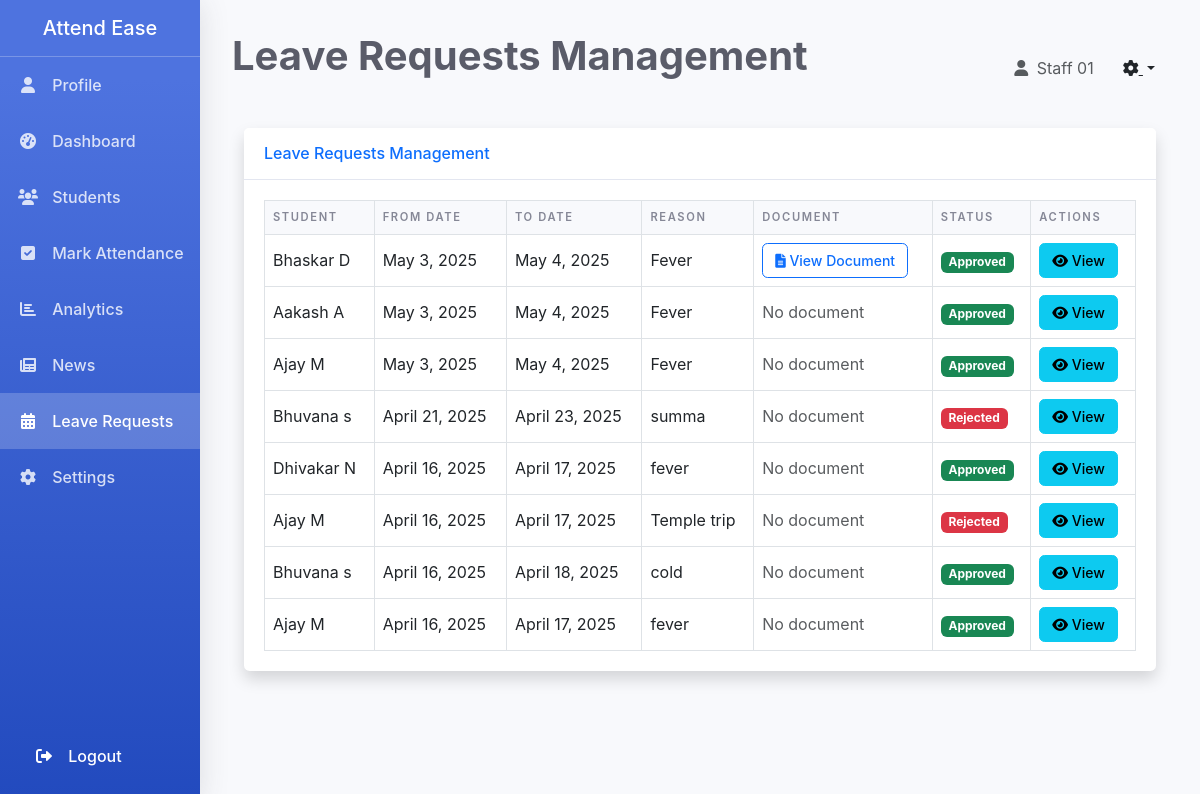
The page /admin-panel/admin-panel/leave-requests/ (signed in) on the database its author committed.
### attendance_core/models.py (models this page shows, shortened)
class LeaveRequest(models.Model):
    STATUS_CHOICES = [
        ('PENDING', 'Pending'),
        ('APPROVED', 'Approved'),
        ('REJECTED', 'Rejected'),
    ]
    student = models.ForeignKey(StudentProfile, on_delete=models.CASCADE)
    from_date = models.DateField()
    to_date = models.DateField()
    reason = models.TextField()
    document = models.FileField(upload_to='leave_documents/', null=True, blank=True)
    status = models.CharField(max_length=10, choices=STATUS_CHOICES, default='PENDING')
    created_at = models.DateTimeField(auto_now_add=True)
    updated_at = models.DateTimeField(auto_now=True)

class StudentProfile(models.Model):
    user = models.OneToOneField(User, on_delete=models.CASCADE, related_name='student_profile')
    student_id = models.CharField(max_length=20, unique=True)
    roll_number = models.CharField(max_length=20, unique=True, null=True, blank=True)
    class_section = models.CharField(max_length=50)
    profile_picture = models.ImageField(upload_to='profile_pictures/', null=True, blank=True)
    phone = models.CharField(max_length=15, null=True, blank=True)
    address = models.TextField(null=True, blank=True)
    emergency_contact = models.CharField(max_length=100, null=True, blank=True)
    parent_phone = models.CharField(max_length=15, null=True, blank=True, verbose_name="Parent's Phone Number")
    email_notifications = models.BooleanField(default=True)
    sms_notifications = models.BooleanField(default=False)
    leave_request_notifications = models.BooleanField(default=True)
    news_notifications = models.BooleanField(default=True)
    show_profile = models.BooleanField(default=True)
    show_attendance = models.BooleanField(default=False)
    show_contact = models.BooleanField(default=False)
    created_at = models.DateTimeField(default=timezone.now)
    updated_at = models.DateTimeField(auto_now=True)

### attendance_core/views.py (the view, shortened to what this page needs)
# urls.py: path('admin-panel/leave-requests/', views.manage_leave_requests, name='manage_leave_requests'),
@login_required
@user_passes_test(is_admin)
def manage_leave_requests(request):
    leave_requests = LeaveRequest.objects.all().order_by('-created_at')
    return render(request, 'attendance_core/admin/manage_leave_requests.html', {
        'leave_requests': leave_requests
    })

### attendance_core/views.py (called while the page is built)
def is_admin(user):
    return user.is_authenticated and user.is_staff

### attendance_core/templates/attendance_core/admin/manage_leave_requests.html (shortened to what this page needs)
{% extends 'attendance_core/base.html' %}
{% load static %}
{% block page_title %}Leave Requests Management{% endblock %}
{% block content %}
<div class="container-fluid">
    <div class="row">
        <div class="col-12">
            <div class="card shadow mb-4">
                <div class="card-header py-3 d-flex justify-content-between align-items-center">
                    <h6 class="m-0 font-weight-bold text-primary">Leave Requests Management</h6>
                </div>
                <div class="card-body">
                    <div class="table-responsive">
                        <table class="table table-bordered" id="leaveRequestsTable" width="100%" cellspacing="0">
                            <thead>
                                <tr>
                                    <th>Student</th>
                                    <th>From Date</th>
                                    <th>To Date</th>
                                    <th>Reason</th>
                                    <th>Document</th>
                                    <th>Status</th>
                                    <th>Actions</th>
                                </tr>
                            </thead>
                            <tbody>
                                {% for request in leave_requests %}
                                <tr>
                                    <td>{{ request.student.user.get_full_name }}</td>
                                    <td>{{ request.from_date|date:"F j, Y" }}</td>
                                    <td>{{ request.to_date|date:"F j, Y" }}</td>
                                    <td>{{ request.reason|truncatewords:10 }}</td>
                                    <td>
                                        {% if request.document %}
                                            <a href="{{ request.document.url }}" class="btn btn-sm btn-outline-primary" target="_blank">
                                                <i class="fas fa-file-alt"></i> View Document
                                            </a>
                                        {% else %}
                                            <span class="text-muted">No document</span>
                                        {% endif %}
                                    </td>
                                    <td>
                                        {% if request.status == 'PENDING' %}
                                            <span class="badge bg-warning">Pending</span>
                                        {% elif request.status == 'APPROVED' %}
                                            <span class="badge bg-success">Approved</span>
                                        {% else %}
                                            <span class="badge bg-danger">Rejected</span>
                                        {% endif %}
                                    </td>
                                    <td>
                                        <button type="button" class="btn btn-sm btn-info" data-bs-toggle="modal" data-bs-target="#requestModal{{ request.id }}">
                                            <i class="fas fa-eye"></i> View
                                        </button>
                                    </td>
                                </tr>
                                {% empty %}
                                <tr>
                                    <td colspan="6" class="text-center">No leave requests found</td>
                                </tr>
                                {% endfor %}
                            </tbody>
                        </table>
                    </div>
                </div>
            </div>
        </div>
    </div>
</div>
{% endblock %}

### attendance_core/templates/attendance_core/base.html (shortened to what this page needs)
<!DOCTYPE html>
<html lang="en">
<head>
    <link href="https://cdn.jsdelivr.net/npm/bootstrap@5.3.0/dist/css/bootstrap.min.css" rel="stylesheet">
    <link href="https://cdnjs.cloudflare.com/ajax/libs/font-awesome/6.0.0/css/all.min.css" rel="stylesheet">
</head>
<body>
    <div class="container-fluid">
        <div class="row">
            <div class="col-md-3 col-lg-2 sidebar">
                <div class="d-flex flex-column h-100">
                    <div class="p-3 text-center">
                        <h5 class="text-white mb-0">Attend Ease</h5>
                    </div>
                    <hr class="border-light my-0">
                    {% if user.is_staff %}
                        <div class="d-flex flex-column">
                            <a href="{% url 'admin_profile' %}" class="nav-link {% if request.resolver_match.url_name == 'admin_profile' %}active{% endif %}">
                                <i class="fas fa-user"></i> Profile
                            </a>
                            <a href="{% url 'admin_dashboard' %}" class="nav-link {% if request.resolver_match.url_name == 'admin_dashboard' %}active{% endif %}">
                                <i class="fas fa-tachometer-alt"></i> Dashboard
                            </a>
                            <a href="{% url 'student_management' %}" class="nav-link {% if request.resolver_match.url_name == 'student_management' %}active{% endif %}">
                                <i class="fas fa-users"></i> Students
                            </a>
                            <a href="{% url 'mark_attendance' %}" class="nav-link {% if request.resolver_match.url_name == 'mark_attendance' %}active{% endif %}">
                                <i class="fas fa-check-square"></i> Mark Attendance
                            </a>
                            <a href="{% url 'attendance_analytics' %}" class="nav-link {% if request.resolver_match.url_name == 'attendance_analytics' %}active{% endif %}">
                                <i class="fas fa-chart-bar"></i> Analytics
                            </a>
                            <a href="{% url 'manage_news' %}" class="nav-link {% if request.resolver_match.url_name == 'manage_news' %}active{% endif %}">
                                <i class="fas fa-newspaper"></i> News
                            </a>
                            <a href="{% url 'manage_leave_requests' %}" class="nav-link {% if request.resolver_match.url_name == 'manage_leave_requests' %}active{% endif %}">
                                <i class="fas fa-calendar-alt"></i> Leave Requests
                            </a>
                            <a href="{% url 'admin_settings' %}" class="nav-link {% if request.resolver_match.url_name == 'admin_settings' %}active{% endif %}">
                                <i class="fas fa-cog"></i> Settings
                            </a>
                        </div>
                    {% endif %}
                    <div class="mt-auto p-3">
                        <a href="{% url 'logout' %}" class="nav-link text-white">
                            <i class="fas fa-sign-out-alt"></i> Logout
                        </a>
                    </div>
                </div>
            </div>
            <div class="col-md-9 col-lg-10 main-content">
                <div class="d-flex justify-content-between align-items-center mb-4">
                    <h1 class="page-title">{% block page_title %}{% endblock %}</h1>
                    <div class="d-flex align-items-center">
                        <span class="me-3 text-muted">
                            <i class="fas fa-user me-1"></i>
                            {{ user.get_full_name|default:user.username }}
                        </span>
                        <div class="dropdown">
                            <button class="btn btn-link text-dark dropdown-toggle" type="button" id="userDropdown" data-bs-toggle="dropdown" aria-expanded="false">
                                <i class="fas fa-cog"></i>
                            </button>
                        </div>
                    </div>
                </div>
                {% block content %}{% endblock %}
            </div>
        </div>
    </div>
</body>
</html>

### attendance_core/templates/attendance_core/base.html (style rules this page uses)
:root { --primary-color: #4e73df; --secondary-color: #858796; --success-color: #1cc88a; --info-color: #36b9cc; --warning-color: #f6c23e; --danger-color: #e74a3b; --light-color: #f8f9fc; --dark-color: #5a5c69; }
body { background-color: #f8f9fc; font-family: 'Nunito', -apple-system, BlinkMacSystemFont, "Segoe UI", Roboto, "Helvetica Neue", Arial, sans-serif; }
.sidebar { background: linear-gradient(180deg, var(--primary-color) 10%, #224abe 100%); min-height: 100vh; padding: 0; box-shadow: 0 0.15rem 1.75rem 0 rgba(58, 59, 69, 0.15); }
.sidebar .nav-link { color: rgba(255, 255, 255, 0.8); padding: 1rem; font-weight: 500; transition: all 0.3s; }
.sidebar .nav-link.active { color: #fff; background: rgba(255, 255, 255, 0.2); }
.sidebar .nav-link i { margin-right: 0.5rem; width: 1.5rem; text-align: center; }
.main-content { padding: 2rem; }
.card { border: none; border-radius: 0.35rem; box-shadow: 0 0.15rem 1.75rem 0 rgba(58, 59, 69, 0.15); margin-bottom: 1.5rem; }
.card-header { background-color: #fff; border-bottom: 1px solid #e3e6f0; padding: 1rem 1.25rem; }
.card-body { padding: 1.25rem; }
.btn { border-radius: 0.35rem; padding: 0.375rem 0.75rem; font-weight: 500; transition: all 0.3s; }
.table { margin-bottom: 0; }
.table th { border-top: none; background-color: #f8f9fc; color: var(--secondary-color); font-weight: 600; text-transform: uppercase; font-size: 0.7rem; letter-spacing: 0.1rem; }
.table td { vertical-align: middle; }
.page-title { color: var(--dark-color); font-weight: 700; margin-bottom: 1.5rem; }

### rows shown on the page
LeaveRequest: student.user.get_full_name "Bhaskar D", from_date "May 3, 2025", to_date "May 4, 2025", reason "Fever", status "Approved"
LeaveRequest: student.user.get_full_name "Aakash A", from_date "May 3, 2025", to_date "May 4, 2025", reason "Fever", document "No document", status "Approved"
LeaveRequest: student.user.get_full_name "Ajay M", from_date "May 3, 2025", to_date "May 4, 2025", reason "Fever", shows "No document", status "Approved"
LeaveRequest: student.user.get_full_name "Bhuvana s", from_date "April 21, 2025", to_date "April 23, 2025", reason "summa", shows "No document", status "Rejected"
LeaveRequest: student.user.get_full_name "Dhivakar N", from_date "April 16, 2025", to_date "April 17, 2025", reason "fever", shows "No document", status "Approved"
LeaveRequest: student.user.get_full_name "Ajay M", from_date "April 16, 2025", to_date "April 17, 2025", reason "Temple trip", shows "No document", status "Rejected"
LeaveRequest: student.user.get_full_name "Bhuvana s", from_date "April 16, 2025", to_date "April 18, 2025", reason "cold", shows "No document", status "Approved"
LeaveRequest: student.user.get_full_name "Ajay M", from_date "April 16, 2025", to_date "April 17, 2025", reason "fever", shows "No document", status "Approved"

### other values the page prints
{{ user.get_full_name|default:user.username }} "Staff 01"
